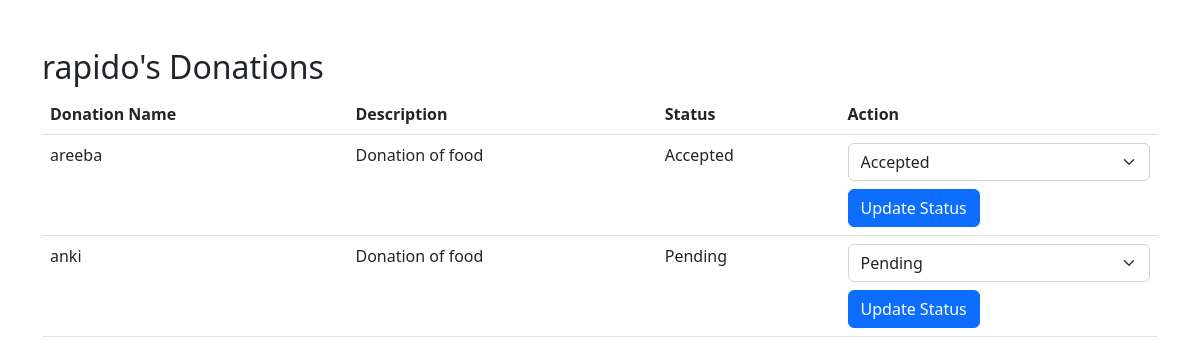
Screenshot of /ngo_home/7/ (signed in) with the database file from the repository.
### donation/models.py (models this page shows, shortened)
class NGO(models.Model):
    user = models.ForeignKey(User,on_delete=models.CASCADE)
    contact = models.CharField(null=True, max_length=10)
    address = models.CharField(null=True, max_length=300)
    userpic = models.FileField(null=True)
    idpic = models.FileField(null=True)
    aboutme = models.CharField(null=True, max_length=300)
    status = models.CharField(max_length=20, choices=[('Pending', 'Pending'), ('Approved', 'Approved'), ('Rejected', 'Rejected')], default='Pending')
    regdate = models.DateTimeField(auto_now_add=True)
    adminremark = models.CharField(null=True, max_length=300)
    updationdate = models.DateField(null=True)
    city = models.ForeignKey(City, on_delete=models.CASCADE, null=True, blank=True)
    email = models.EmailField(unique=True, null=True, blank=True)
    category = models.ManyToManyField(Category, related_name='ngos')

class Donation(models.Model):
    donor = models.ForeignKey(Donor,on_delete=models.CASCADE)
    donationname = models.CharField(null=True, max_length=100)
    donationpic = models.FileField(null=True)
    Collectionloc = models.CharField(null=True, max_length=300)
    Description = models.CharField(null=True, max_length=300)
    status = models.CharField(null=True, max_length=50, default="Pending")
    Donationdate = models.DateTimeField(auto_now_add=True)
    donation_type = models.CharField(max_length=50, null=True)
    adminremark = models.CharField(null=True, max_length=300)
    Ngo = models.ForeignKey(NGO,on_delete=models.CASCADE)
    NGOremark = models.CharField(null=True, max_length=300)
    Updationdate = models.DateField(null=True)

### donation/views.py (the view, shortened to what this page needs)
# urls.py: path('ngo_home/<int:ngo_id>/', ngo_home, name='ngo_home'),
def ngo_home(request, ngo_id):
    if not request.user.is_authenticated:
        return redirect('login')  # Redirect to login if the user is not authenticated
    ngo = NGO.objects.get(id=ngo_id)
    donations = Donation.objects.filter(Ngo=ngo)
    return render(request, 'ngo_home.html', {'ngo': ngo, 'donations': donations})

### donation/templates/ngo_home.html (shortened to what this page needs)
{% load static %}
<!DOCTYPE html>
<html lang="en">
<head>
    <link rel="stylesheet" href="{% static 'css/bootstrap.min.css' %}">
</head>
<body>
<div class="container mt-5">
    <h2>{{ ngo.user.first_name }}'s Donations</h2>
    <table class="table">
        <thead>
            <tr>
                <th>Donation Name</th>
                <th>Description</th>
                <th>Status</th>
                <th>Action</th>
            </tr>
        </thead>
        <tbody>
            {% for donation in donations %}
                <tr>
                    <td>{{ donation.donationname }}</td>
                    <td>{{ donation.Description }}</td>
                    <td>{{ donation.status }}</td>
                    <td>
                        <form method="POST" action="">
                            <select name="status" class="form-select">
                                <option value="Pending" {% if donation.status == 'Pending' %}selected{% endif %}>Pending</option>
                                <option value="Accepted" {% if donation.status == 'Accepted' %}selected{% endif %}>Accepted</option>
                            </select>
                            <button type="submit" class="btn btn-primary mt-2">Update Status</button>
                        </form>
                    </td>
                </tr>
            {% endfor %}
        </tbody>
    </table>
</div>
</body>
</html>

### rows the page displays
NGO: user.first_name "rapido"
Donation: donationname "areeba", Description "Donation of food", status "Accepted"
Donation: donationname "anki", Description "Donation of food", status "Pending"
